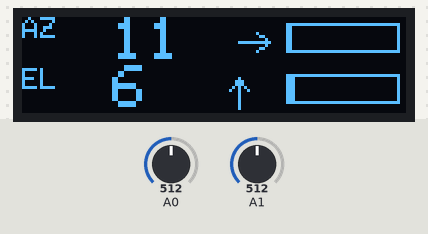
Bench run of a sketch on a simulated Arduino Uno, built with avr-gcc and run on an emulated ATmega328P. Parts: 128×32 one-colour display. The inputs (shaded band) are chosen by the test bench; at power-on: A1 = 512, A0 = 512. What the sketch prints to the serial monitor is not drawn.

Above: at 4.27 s.
4.3 s: A1 set to 122
At 4.96 s:
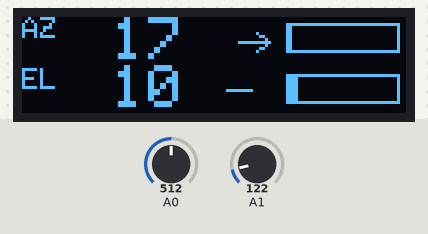
6.1 s: A0 set to 90
At 7.0 s:
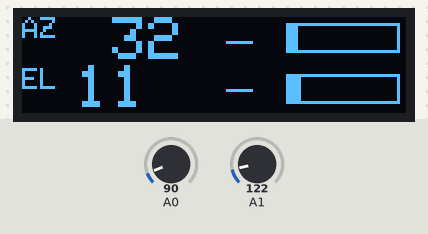
8.1 s: A0 set to 110
At 9.5 s:
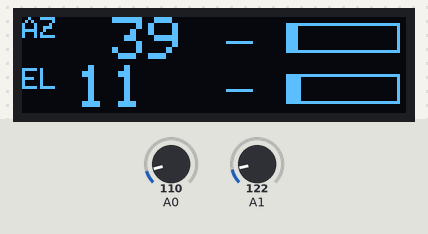
9.7 s: A1 set to 0
At 10.06 s:
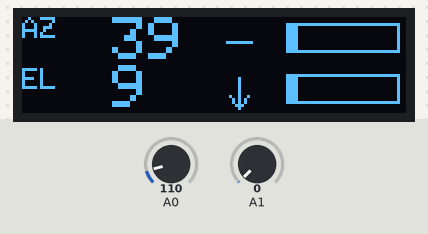
11.2 s: A0 set to 122
At 12.5 s:
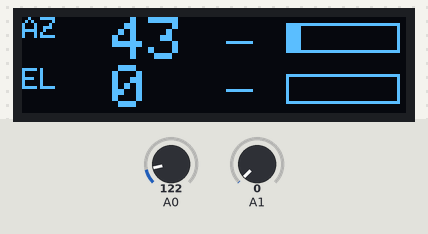
12.8 s: A1 set to 20
At 14.6 s:
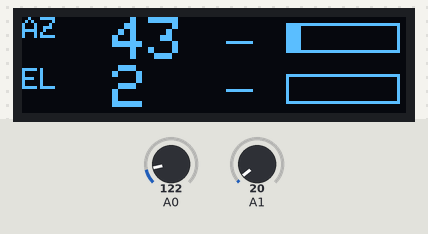
Timing chart, 0 to 15.4 s (numbered marks = the images above; inputs shaded):
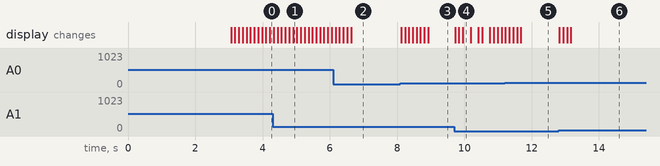

The sketch:

rotor_simulator_for_pc.ino
```cpp
#include <Wire.h>
#include <Adafruit_GFX.h>
#include <Adafruit_SSD1306.h>

// =========================
// Simulatore rotore AZ + EL con OLED
// AZ potenziometro su A0
// EL potenziometro su A1
// OLED SSD1306 I2C 128x32 - versione COMPACT con barre - v1.2
// =========================
// Versione 1.2: barre + frecce movimento + linea orizzontale a riposo

#define SCREEN_WIDTH 128
#define SCREEN_HEIGHT 32
#define OLED_RESET -1
Adafruit_SSD1306 display(SCREEN_WIDTH, SCREEN_HEIGHT, &Wire, OLED_RESET);

String rxLine = "";

float azNow = 0.0;
float elNow = 0.0;

float azTarget = 0.0;
float elTarget = 0.0;

float azPrev = 0.0;
float elPrev = 0.0;

unsigned long lastReport = 0;
unsigned long lastMove = 0;
unsigned long lastDisplay = 0;

// Velocità movimento simulato
float azSpeed = 0.5;   // gradi per step
float elSpeed = 0.3;   // gradi per step

// Soglia per considerare un asse "in movimento"
const float MOVE_THRESHOLD = 0.50;

void setup() {
  Serial.begin(9600);

  if (!display.begin(SSD1306_SWITCHCAPVCC, 0x3C)) {
    for (;;); // blocco se OLED non trovato
  }

  splashScreen();
}

void loop() {
  // Leggi potenziometri come TARGET
  int rawAZ = analogRead(A0);
  int rawEL = analogRead(A1);

  azTarget = map(rawAZ, 0, 1023, 0, 3600) / 10.0;
  elTarget = map(rawEL, 0, 1023, 0, 900) / 10.0;

  // Movimento graduale realistico
  if (millis() - lastMove > 50) {
    azPrev = azNow;
    elPrev = elNow;
    moveRotor();
    lastMove = millis();
  }

  // Lettura comandi seriali
  while (Serial.available()) {
    char c = Serial.read();

    if (c == '\r' || c == '\n') {
      if (rxLine.length() > 0) {
        parseCommand(rxLine);
        rxLine = "";
      }
    } else {
      rxLine += c;
    }
  }

  // Report seriale posizione
  if (millis() - lastReport >= 1000) {
    sendPosition();
    lastReport = millis();
  }

  // Aggiorna display
  if (millis() - lastDisplay >= 100) {
    updateDisplay();
    lastDisplay = millis();
  }
}

void splashScreen() {
  display.clearDisplay();
  display.setTextColor(SSD1306_WHITE);

  display.setTextSize(1);
  display.setCursor(12, 5);
  display.print("AZ/EL SIMULATOR");

  display.setCursor(36, 19);
  display.print("IK1APW");

  display.display();
  delay(3000);
}

void moveRotor() {
  // AZ
  if (abs(azNow - azTarget) > azSpeed) {
    if (azNow < azTarget) azNow += azSpeed;
    else azNow -= azSpeed;
  } else {
    azNow = azTarget;
  }

  // EL
  if (abs(elNow - elTarget) > elSpeed) {
    if (elNow < elTarget) elNow += elSpeed;
    else elNow -= elSpeed;
  } else {
    elNow = elTarget;
  }
}

void parseCommand(String s) {
  s.trim();
  s.toUpperCase();

  // Comandi semplici di refresh
  if (s == "C" || s == "GET" || s == "AZ" || s == "EL") {
    sendPosition();
    return;
  }

  // Se arrivano righe contenenti AZ o EL, rispondi comunque con la posizione attuale
  if (s.indexOf("AZ") >= 0 || s.indexOf("EL") >= 0) {
    sendPosition();
  }
}

void sendPosition() {
  Serial.print("AZ");
  Serial.print(azNow, 1);
  Serial.print(" EL");
  Serial.println(elNow, 1);
}

#define ARROW_DEADBAND_AZ 2.0
#define ARROW_DEADBAND_EL 1.5

char getAZDir() {
  float d = azTarget - azNow;

  if (d > 2.0) return 'R';
  if (d < -2.0) return 'L';
  return '-';
}

char getELDir() {
  float d = elTarget - elNow;

  if (d > 1.0) return 'U';
  if (d < -1.0) return 'D';
  return '-';
}

void drawArrow(int x, int y, char dir) {
  switch (dir) {
    case 'R': // Freccia verso destra / CW
      display.drawLine(x, y, x + 10, y, SSD1306_WHITE);
      display.drawLine(x + 10, y, x + 6, y - 3, SSD1306_WHITE);
      display.drawLine(x + 10, y, x + 6, y + 3, SSD1306_WHITE);
      break;

    case 'L': // Freccia verso sinistra / CCW
      display.drawLine(x, y, x + 10, y, SSD1306_WHITE);
      display.drawLine(x, y, x + 4, y - 3, SSD1306_WHITE);
      display.drawLine(x, y, x + 4, y + 3, SSD1306_WHITE);
      break;

    case 'U': // Freccia verso alto
      display.drawLine(x, y + 6, x, y - 4, SSD1306_WHITE);
      display.drawLine(x, y - 4, x - 3, y, SSD1306_WHITE);
      display.drawLine(x, y - 4, x + 3, y, SSD1306_WHITE);
      break;

    case 'D': // Freccia verso basso
      display.drawLine(x, y - 4, x, y + 6, SSD1306_WHITE);
      display.drawLine(x, y + 6, x - 3, y + 2, SSD1306_WHITE);
      display.drawLine(x, y + 6, x + 3, y + 2, SSD1306_WHITE);
      break;

    default: // Rotore fermo: linea orizzontale
      display.drawLine(x - 4, y, x + 4, y, SSD1306_WHITE);
      break;
  }
}
void drawBar(int x, int y, int w, int h, float value, float maxValue) {
  display.drawRect(x, y, w, h, SSD1306_WHITE);

  int fillW = (int)((value / maxValue) * (w - 2));
  if (fillW < 0) fillW = 0;
  if (fillW > w - 2) fillW = w - 2;

  display.fillRect(x + 1, y + 1, fillW, h - 2, SSD1306_WHITE);
}

void updateDisplay() {
  display.clearDisplay();
  display.setTextColor(SSD1306_WHITE);

  // Riga AZ
  display.setTextSize(1);
  display.setCursor(0, 0);
  display.print("AZ");

  display.setTextSize(2);
  display.setCursor(18, 0);
  if (azNow < 100) display.print(" ");
  if (azNow < 10)  display.print(" ");
  display.print((int)round(azNow));

  drawArrow(72, 8, getAZDir());
  drawBar(88, 2, 38, 10, azNow, 360.0);

  // Riga EL
  display.setTextSize(1);
  display.setCursor(0, 17);
  display.print("EL");

  display.setTextSize(2);
  display.setCursor(18, 16);
  if (elNow < 10) display.print(" ");
  display.print((int)round(elNow));

  drawArrow(72, 24, getELDir());
  drawBar(88, 19, 38, 10, elNow, 90.0);

  display.display();
}
```

Measured:
- after the input at 8.1 s, the display: first changes at once (image 3 shows a later state)
- after the input at 9.7 s, the display: first changes at once (image 4 shows a later state)
- after the input at 12.8 s, the display: first changes at once (image 6 shows a later state)
